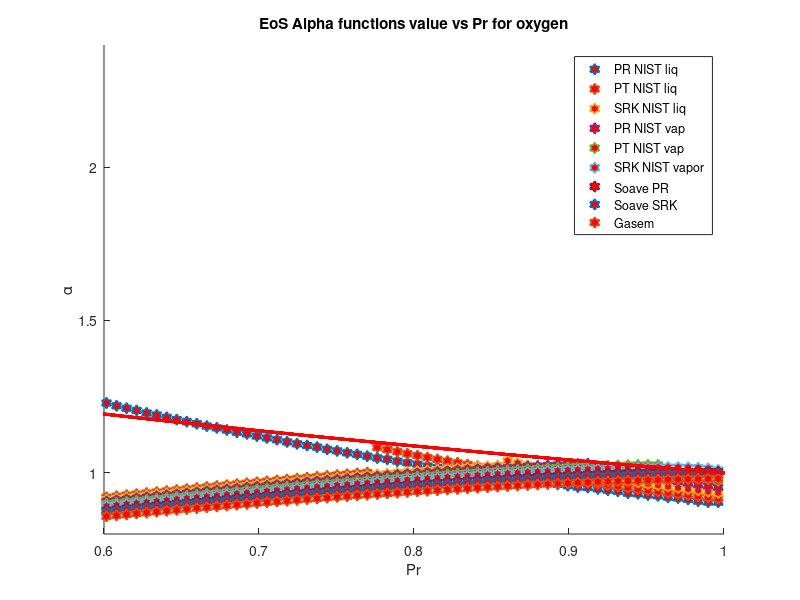

Reproduce this figure in MATLAB.
clear 
clc
load oxygen_density.mat
%alpha PR & SRK for oxygen
omega = 0.022; %Acentric factor
Tc = 154.58; %K
Pc = 5043125.6; %Pa
R = 8.31446 %J/K*mol
Zc = 0.327;
b1 = 0.07780*(R*Tc/Pc);
a1 = 0.45724*(((R^2)*(Tc^2))/Pc);
b2 = 0.08664*(R*Tc/Pc);
a2 = 0.42747*(((R^2)*(Tc^2))/Pc);
omega_c = 1-3*Zc;
omega_b = 0.08446114781;
omega_a = 3*Zc^2+3*(1-2*Zc)*omega_b+omega_b^2+1-3*Zc;
a3 = omega_a*(((R^2)*(Tc^2))/Pc);
b3 = omega_b*(R*Tc/Pc);
c3 = omega_c*(R*Tc/Pc);
M = 31.9988/1000; %kg/mol
S1=0.37464+1.54226*omega-0.26992*omega^2;
S2=0.48508+1.55171*omega-0.176*omega^2;
P = [0.1*10^6, 1*10^6, 2*10^6, 3*10^6, 4*10^6, 5.0*10^6, 7*10^6, 8*10^6, 10*10^6]
for j = 1:1:9
    T = 60; %k
    for i = 1:1:341
        Pr = P/Pc;
        Tr = T/Tc;
        Tr_list(i)=Tr;
        Vm_liq(i,j) = M/rho_liq(i,j);
        alpha_PR_liq(i,j) = ((R*T)/(Vm_liq(i,j)-b1)-P(j))*((Vm_liq(i,j)^2+2*b1*Vm_liq(i,j)-b1^2)/a1)
        alpha_soave_PR(i,j) =(1+S1*(1-sqrt(Tr)))^2;
        alpha_soave_SRK(i,j) =(1+S2*(1-sqrt(Tr)))^2;
        alpha_Gasem(i,j) = exp((1.943+0.926*Tr)*(1-(Tr)^0.1441));
        Temp(i,:)=T;
        T = T+1;
    end
end
hold on

 plot(Tr_list,alpha_PR_liq,'h','MarkerSize',8,'MarkerFaceColor','r','LineWidth',1.2)
 plot(Tr_list,alpha_soave_PR,'r','LineWidth',2)


hold off
legend('PR NIST liq','PT NIST liq','SRK NIST liq','PR NIST vap','PT NIST vap','SRK NIST vapor','Soave PR','Soave SRK','Gasem')
xlabel('Pr')
ylabel('\alpha')
title('EoS Alpha functions value vs Pr for oxygen')
 axis([0.6,1,0.8,2.4])
